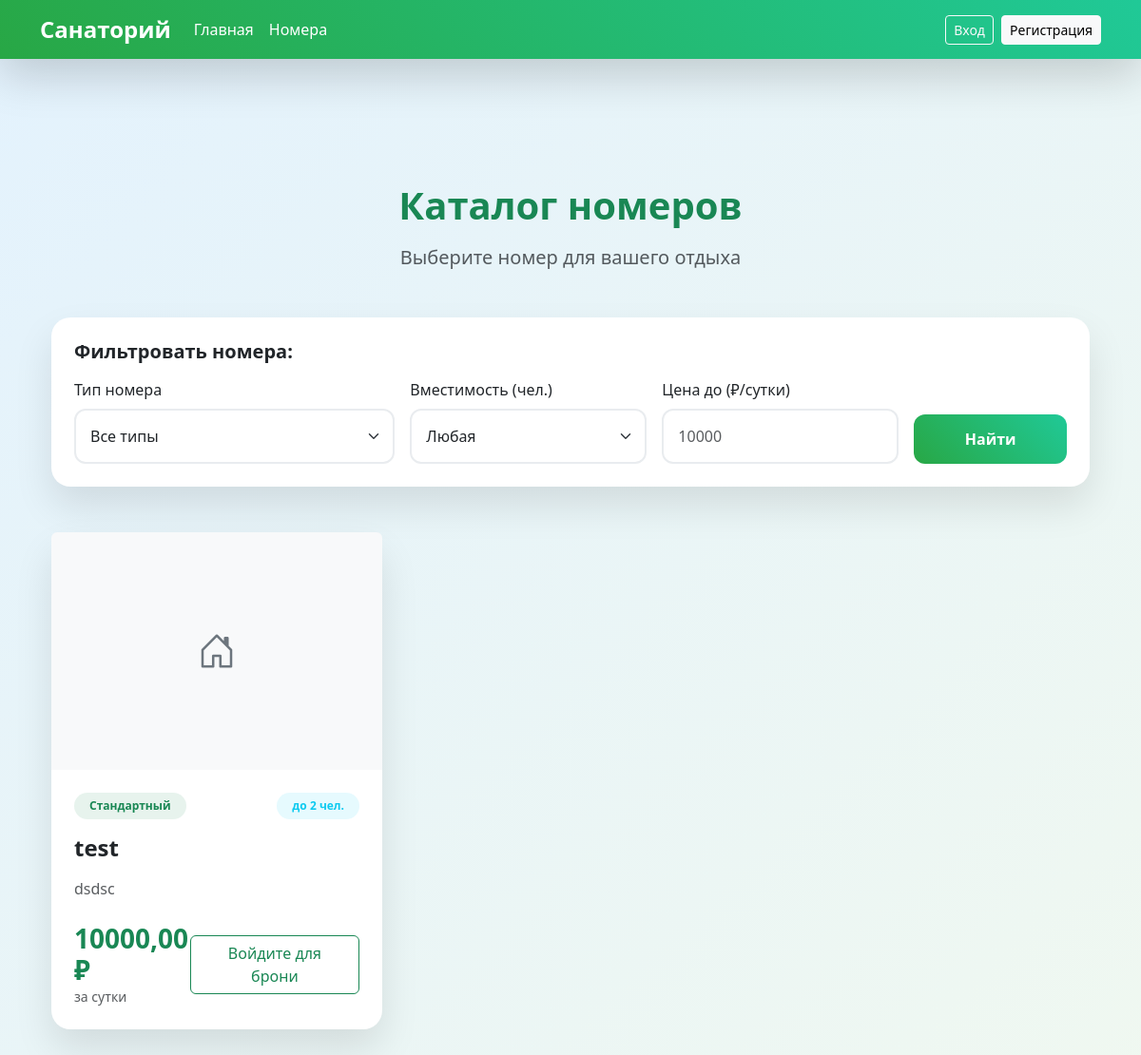
/accounts/rooms/, run on the app's committed database.
### accounts/models.py (models this page shows, shortened)
class Room(models.Model):  # ПЕРЕМЕЩАЕМ Room ПЕРЕД Booking!
    TYPE_CHOICES = [
        ('standard', 'Стандартный'),
        ('comfort', 'Комфорт'),
        ('lux', 'Люкс'),
    ]
    type = models.CharField(max_length=20, choices=TYPE_CHOICES)
    name = models.CharField(max_length=100, unique=True)
    capacity = models.PositiveIntegerField(default=2)
    price_per_day = models.DecimalField(max_digits=8, decimal_places=2)
    description = models.TextField(max_length=500)
    image = models.ImageField(upload_to='rooms/', blank=True, null=True)
    is_active = models.BooleanField(default=True)
    class Meta:
        verbose_name = 'Номер'
        verbose_name_plural = 'Номера'
        ordering = ['type', 'name']

### accounts/views.py (the view)
# urls.py: path('rooms/', RoomListView.as_view(), name='rooms'),
class RoomListView(ListView):
    model = Room
    template_name = 'catalog/rooms.html'
    context_object_name = 'rooms'
    paginate_by = 6
    def get_queryset(self):
        queryset = Room.objects.filter(is_active=True)  # <-- ИСПРАВЛЕНО!
        room_type = self.request.GET.get('type')
        if room_type:
            queryset = queryset.filter(type=room_type)
        capacity = self.request.GET.get('capacity')
        if capacity:
            if capacity == '4':
                queryset = queryset.filter(capacity__gte=4)
            else:
                queryset = queryset.filter(capacity=capacity)
        max_price = self.request.GET.get('max_price')
        if max_price:
            try:
                queryset = queryset.filter(price_per_day__lte=float(max_price))
            except ValueError:
                pass
        return queryset.order_by('type', 'price_per_day')
    def get_context_data(self, **kwargs):
        context = super().get_context_data(**kwargs)
        context['filter_params'] = self.request.GET.copy()
        if 'page' in context['filter_params']:
            del context['filter_params']['page']
        return context

### templates/catalog/rooms.html (shortened to what this page needs)
{% extends 'base.html' %}
{% load static %}
{% block content %}
<div class="container py-5">
    <div class="text-center mb-5">
        <h1 class="fw-bold text-success mb-3">Каталог номеров</h1>
        <p class="lead text-muted">Выберите номер для вашего отдыха</p>
    </div>
    <div class="row mb-5">
        <div class="col-lg-12">
            <div class="form-card p-4">
                <h5 class="fw-semibold text-dark mb-3">Фильтровать номера:</h5>
                <form method="get" class="row g-3">
                    <div class="col-md-4">
                        <label class="form-label">Тип номера</label>
                        <select name="type" class="form-select form-input">
                            <option value="">Все типы</option>
                        </select>
                    </div>
                    <div class="col-md-3">
                        <label class="form-label">Вместимость (чел.)</label>
                        <select name="capacity" class="form-select form-input">
                            <option value="">Любая</option>
                        </select>
                    </div>
                    <div class="col-md-3">
                        <label class="form-label">Цена до (₽/сутки)</label>
                        <input type="number" name="max_price" class="form-control form-input"
                               placeholder="10000" value="{{ request.GET.max_price }}">
                    </div>
                    <div class="col-md-2 d-flex align-items-end">
                        <button type="submit" class="btn btn-custom w-100 text-white">Найти</button>
                    </div>
                </form>
            </div>
        </div>
    </div>
    <div class="row g-4">
        {% for room in rooms %}
        <div class="col-lg-4 col-md-6">
            <div class="form-card h-100 d-flex flex-column">
                {% if room.image %}
                <img src="{{ room.image.url }}" class="card-img-top rounded-top" alt="{{ room.name }}"
                     style="height: 250px; object-fit: cover;">
                {% else %}
                <div class="bg-light d-flex align-items-center justify-content-center rounded-top"
                     style="height: 250px;">
                    <i class="bi bi-house-door text-secondary fs-1"></i>
                </div>
                {% endif %}
                <div class="p-4 flex-grow-1">
                    <div class="d-flex justify-content-between align-items-start mb-3">
                        <span class="badge bg-success bg-opacity-10 text-success px-3 py-2 rounded-pill">
                            {{ room.get_type_display }}
                        </span>
                        <span class="badge bg-info bg-opacity-10 text-info px-3 py-2 rounded-pill">
                            до {{ room.capacity }} чел.
                        </span>
                    </div>
                    <h4 class="fw-bold text-dark mb-3">{{ room.name }}</h4>
                    <p class="text-muted mb-4">{{ room.description|truncatechars:120 }}</p>
                    <div class="mt-auto">
                        <div class="d-flex justify-content-between align-items-center">
                            <div>
                                <span class="h3 fw-bold text-success">{{ room.price_per_day }} ₽</span>
                                <small class="text-muted d-block">за сутки</small>
                            </div>
{% if user.is_authenticated %}
<a href="{% url 'booking_create' %}?room_id={{ room.id }}"
   class="btn btn-custom text-white px-4">
    Забронировать
</a>
{% else %}
<a href="{% url 'login' %}?next={% url 'rooms' %}"
   class="btn btn-outline-success px-4">
    Войдите для брони
</a>
{% endif %}
                        </div>
                    </div>
                </div>
            </div>
        </div>
        {% endfor %}
    </div>
</div>
<link rel="stylesheet" href="https://cdn.jsdelivr.net/npm/bootstrap-icons@1.11.1/font/bootstrap-icons.css">
{% endblock %}

### templates/base.html (style rules this page uses)
body { background: linear-gradient(135deg, #e3f2fd 0%, #f0f8f0 100%); min-height: 100vh; font-family: 'Segoe UI', Tahoma, sans-serif; }
.form-card { background: white; border-radius: 20px; box-shadow: 0 20px 40px rgba(0,0,0,0.1); border: none; margin: auto; }
.form-input { border: 2px solid #e9ecef; border-radius: 12px; padding: 15px; transition: all 0.3s; font-size: 16px; }
.btn-custom { background: linear-gradient(45deg, #28a745, #20c997); border: none; border-radius: 12px; padding: 14px; font-weight: 600; transition: all 0.3s; }

### data on the page
Room: type "Стандартный", capacity "2", name "test", description "dsdsc", price_per_day "10000,00"
